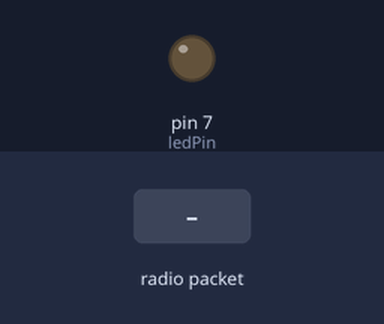
This sketch was run on a simulated Arduino Uno, built with avr-gcc and run on an emulated ATmega328P. Shown: output pins drawn as LEDs (lit = HIGH). Inputs (shaded band) come from the test bench. No radio packets arrive unless stated; what the sketch prints to the serial monitor is not drawn.

Above: at 1.2 s.
1.3 s: radio packet "1" arrives
Timing chart, 0 to 4.3 s (numbered marks = the images above; inputs shaded):
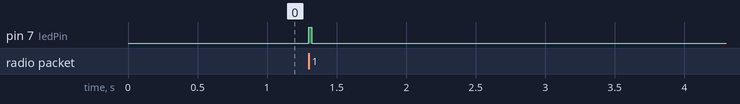

The sketch:

bridge.ino
```cpp
/*
* Arduino Wireless Communication Tutorial
*       Example 1 - Receiver Code
*
* by Dejan Nedelkovski, www.HowToMechatronics.com
*
* Library: TMRh20/RF24, https://github.com/tmrh20/RF24/
*/
#include <SPI.h>
#include <RF24.h>


/*RF24 radio(9, 8); // CE, CSN*/
RF24 radio(9, 10); // CE, CSN
/* address ricezione*/
const byte address[6] = "00001";

/* address trasmissione*/
const byte address_tx[6] = "00002";

/**
 * led ricezione
 */
int ledPin = 7;

void setup() {
  Serial.begin(9600);
  radio.begin();

  radio.openWritingPipe(address_tx);
  radio.openReadingPipe(0, address);

  radio.setPALevel(RF24_PA_MIN);
  radio.startListening();
  pinMode(ledPin, OUTPUT);
  Serial.println();


  /*

  radio_tx.openWritingPipe(address_tx);
  radio_tx.setPALevel(RF24_PA_MIN);

  radio_tx.stopListening();*/


}
void loop() {
  if (radio.available()) {
    digitalWrite(ledPin, HIGH);
    delay(20);
    digitalWrite(ledPin, LOW);
    char text[50] = "";
    radio.read(&text, sizeof(text));
    radio.stopListening();
    radio.write(&text, sizeof(text));
    radio.startListening();
    Serial.println(text);

  }
}
```

Measured:
- after the input at 1.3 s, pin 7 (ledPin): LOW → HIGH at once, → LOW 0.02 s later
